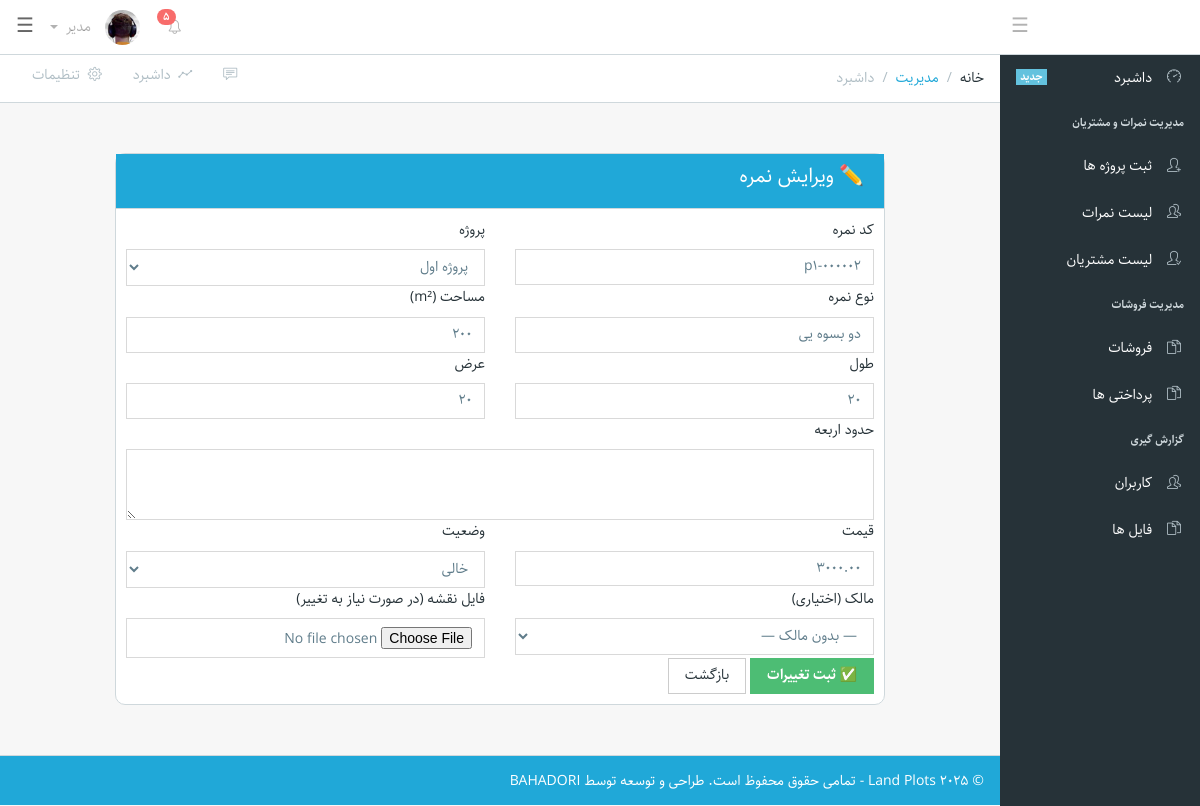
The app's page /admin/edit-plot.php?id=7 (signed in) with its own data.
### tables this page shows
CREATE TABLE `tblplots` (
  `id` int(11) NOT NULL,
  `plot_code` varchar(30) NOT NULL,
  `project_id` int(11) NOT NULL,
  `plot_type` varchar(50) DEFAULT NULL,
  `area` float DEFAULT NULL,
  `length` float DEFAULT NULL,
  `width` float DEFAULT NULL,
  `boundaries` mediumtext DEFAULT NULL,
  `price` decimal(15,2) DEFAULT NULL,
  `status` enum('Available','Reserved','Sold') DEFAULT 'Available',
  `map_file` varchar(255) DEFAULT NULL,
  `owner_customer_id` int(11) DEFAULT NULL,
  `created_at` datetime DEFAULT current_timestamp()
);

CREATE TABLE `tblprojects` (
  `id` int(11) NOT NULL,
  `project_name` varchar(100) NOT NULL,
  `location` varchar(255) DEFAULT NULL,
  `description` mediumtext DEFAULT NULL,
  `created_at` datetime DEFAULT current_timestamp()
);

### admin/edit-plot.php (the view, shortened to what this page needs)
<?php
include 'config/db.php';
$id = intval($_GET['id']);
$q = $conn->query("SELECT * FROM tblPlots WHERE id = $id");
$plot = $q->fetch_assoc();
$projects = $conn->query("SELECT id, project_name FROM tblProjects ORDER BY project_name ASC");
?>
<!DOCTYPE html>
<html lang="IR-fa" dir="rtl">
<head>
<link href="https://cdnjs.cloudflare.com/ajax/libs/select2/4.0.13/css/select2.min.css" rel="stylesheet" />
    <link href="icons/font-awesome.min.css" rel="stylesheet">
    <link href="icons/simple-line-icons.css" rel="stylesheet">
    <link href="dest/style.css" rel="stylesheet">
</head>
<body class="navbar-fixed sidebar-nav fixed-nav">
    <?php require 'includes/header.php'; ?>
    <?php require 'includes/sidebar.php'; ?>
    <main class="main">
        <ol class="breadcrumb">
            <li class="breadcrumb-item">خانه</li>
            <li class="breadcrumb-item"><a href="#">مدیریت</a>
            </li>
            <li class="breadcrumb-item active">داشبرد</li>
            <li class="breadcrumb-menu">
                <div class="btn-group" role="group" aria-label="Button group with nested dropdown">
                    <a class="btn btn-secondary" href="#"><i class="icon-speech"></i></a>
                    <a class="btn btn-secondary" href="./"><i class="icon-graph"></i> &nbsp;داشبرد</a>
                    <a class="btn btn-secondary" href="#"><i class="icon-settings"></i> &nbsp;تنظیمات</a>
                </div>
            </li>
        </ol>
        <div class="container-fluid">
            <div class="animated fadeIn">
                <div class="row">
                    <div class="container mt-4">
                        <div class="card shadow">
                            <div class="card-header bg-primary text-white">
                                <h5 class="mb-0">✏️ ویرایش نمره</h5>
                            </div>
                            <div class="card-body">
                                <form method="POST" style="margin: 10px" enctype="multipart/form-data">
                                    <div class="row">
                                        <div class="col-md-6 mb-3">
                                            <label>کد نمره</label>
                                            <input type="text" name="plot_code" class="form-control" value="<?= htmlspecialchars($plot['plot_code']) ?>" required>
                                        </div>
                                        <div class="col-md-6 mb-3">
                                            <label>پروژه</label>
                                            <select name="project_id" class="form-control" required>
                                                <?php while($p = $projects->fetch_assoc()): ?>
                                                    <option value="<?= $p['id'] ?>" <?= $plot['project_id']==$p['id']?"selected":""; ?>>
                                                        <?= htmlspecialchars($p['project_name']) ?>
                                                    </option>
                                                <?php endwhile; ?>
                                            </select>
                                        </div>
                                        <div class="col-md-6 mb-3">
                                            <label>نوع نمره</label>
                                            <input type="text" name="plot_type" class="form-control" value="<?= htmlspecialchars($plot['plot_type']) ?>">
                                        </div>
                                        <div class="col-md-6 mb-3">
                                            <label>مساحت (m²)</label>
                                            <input type="number" step="0.01" name="area" class="form-control" value="<?= $plot['area'] ?>">
                                        </div>
                                        <div class="col-md-6 mb-3">
                                            <label>طول</label>
                                            <input type="number" step="0.01" name="length" class="form-control" value="<?= $plot['length'] ?>">
                                        </div>
                                        <div class="col-md-6 mb-3">
                                            <label>عرض</label>
                                            <input type="number" step="0.01" name="width" class="form-control" value="<?= $plot['width'] ?>">
                                        </div>
                                        <div class="col-md-12 mb-3">
                                            <label>حدود اربعه</label>
                                            <textarea name="boundaries" class="form-control" rows="3"><?= htmlspecialchars($plot['boundaries']) ?></textarea>
                                        </div>
                                        <div class="col-md-6 mb-3">
                                            <label>قیمت</label>
                                            <input type="number" step="0.01" name="price" class="form-control" value="<?= $plot['price'] ?>">
                                        </div>
                                        <div class="col-md-6 mb-3">
                                            <label>وضعیت</label>
                                            <select name="status" class="form-control">
                                                <option value="Available" <?= $plot['status']=="Available"?"selected":""; ?>>خالی</option>
                                            </select>
                                        </div>
                                        <div class="col-md-6 mb-3">
                                            <label>مالک (اختیاری)</label>
                                            <select name="owner_customer_id" class="form-control">
                                                <option value="">— بدون مالک —</option>
                                            </select>
                                        </div>
                                        <div class="col-md-6 mb-3">
                                            <label>فایل نقشه (در صورت نیاز به تغییر)</label>
                                            <input type="file" name="map_file" class="form-control">
                                        </div>
                                    </div>
                                    <button class="btn btn-success">✅ ثبت تغییرات</button>
                                    <a href="plots.php" class="btn btn-secondary">بازگشت</a>
                                </form>
                            </div>
                        </div>
                    </div>
                </div>
            </div>
        </div>
    </main>
    <?php require 'includes/footer.php'; ?>
</body>
</html>

### admin/edit-plot.php (style rules this page uses)
body { background-color: #f7f7f7; }
.container { max-width: 800px; }
.card { border-radius: 10px; }

### records on screen
tblplots: plot_code "p1-000002", project_id "پروژه اول", plot_type "دو بسوه یی", area "200", length "20", width "20", price "3000.00", status "خالی"
